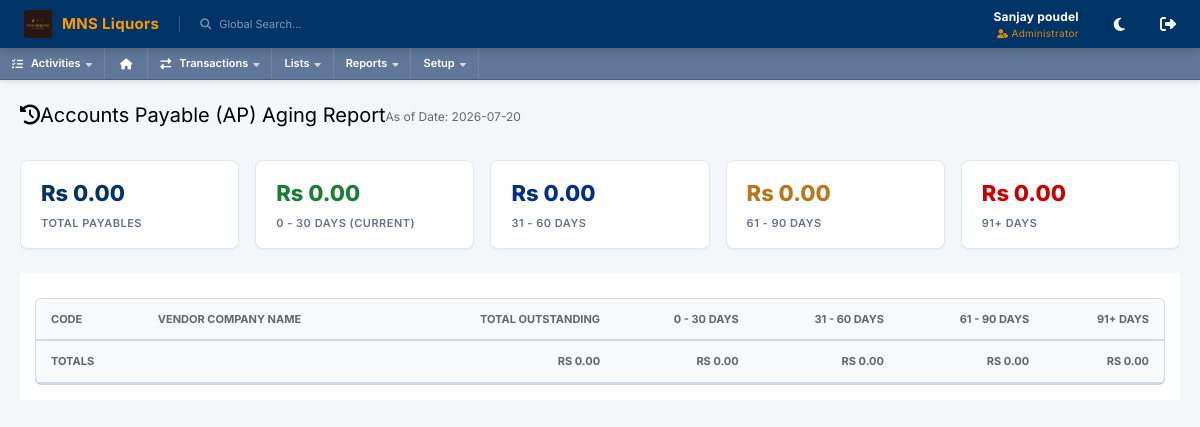
The page /index.php?page=reports/vendors/payable_aging (signed in) on the database its author committed.
### tables this page shows
CREATE TABLE `system_info` (
  `id` int(30) NOT NULL,
  `meta_field` text NOT NULL,
  `meta_value` text NOT NULL
);

### forms/modules/reports/rpt_helpers.php (called while the page is built, shortened)
<?php
function rpt_currency(float $v): string {
    $db = db();
    $dp = $db->fetchOne("SELECT meta_value FROM system_info WHERE meta_field = 'decimal_places'")['meta_value'] ?? 2;
    return 'Rs '.number_format($v, (int)$dp);
}
function rpt_date($date): string {
    $db = db();
    $df = $db->fetchOne("SELECT meta_value FROM system_info WHERE meta_field = 'date_format'")['meta_value'] ?? 'Y-m-d';
    return date($df, strtotime($date));
}
?>

### database/DBConnection.php (called while the page is built, shortened)
<?php
class DBConnection {
    private $host = 'localhost';
    private $username = 'root';
    private $password = '';
    private $database = 'sms_db';
    private $conn;
    private static $instance = null;
    private function __construct() {
        try {
            $this->conn = new PDO("mysql:host={$this->host};dbname={$this->database}", $this->username, $this->password);
            $this->conn->setAttribute(PDO::ATTR_ERRMODE, PDO::ERRMODE_EXCEPTION);
            $this->conn->setAttribute(PDO::ATTR_DEFAULT_FETCH_MODE, PDO::FETCH_ASSOC);
        } catch (PDOException $e) {
            die("Connection failed: " . $e->getMessage());
        }
    }
    public static function getInstance() {
        if (!self::$instance) {
            self::$instance = new DBConnection();
        }
        return self::$instance;
    }
    public function fetchOne($sql, $params = []) {
        $stmt = $this->conn->prepare($sql);
        $stmt->execute($params);
        return $stmt->fetch();
    }
    public function execute($sql, $params = []) {
        $stmt = $this->conn->prepare($sql);
        return $stmt->execute($params);
    }
}
function db() {
    return DBConnection::getInstance();
}
?>

### forms/modules/reports/vendors/payable_aging_list.php (the view, shortened to what this page needs)
<?php
require_once 'database/DBConnection.php';
require_once 'forms/modules/reports/rpt_helpers.php';
$today = date('Y-m-d');
$total_due = 0.0;
$total_30 = 0.0;
$total_60 = 0.0;
$total_90 = 0.0;
$total_over_90 = 0.0;
?>
<div class="ns-page-header" style="margin-bottom: 20px;">
    <h1 class="ns-page-title"><i class="fas fa-history"></i> Accounts Payable (AP) Aging Report</h1>
    <div style="font-size: 12px; color: #666; margin-top: 4px;">As of Date: <?= rpt_date($today) ?></div>
</div>
<div class="rpt-summary">
  <div class="rpt-summary-card"><div class="val"><?= rpt_currency($total_due) ?></div><div class="lbl">Total Payables</div></div>
  <div class="rpt-summary-card"><div class="val" style="color:#1a7f37"><?= rpt_currency($total_30) ?></div><div class="lbl">0 - 30 Days (Current)</div></div>
  <div class="rpt-summary-card"><div class="val" style="color:#003087"><?= rpt_currency($total_60) ?></div><div class="lbl">31 - 60 Days</div></div>
  <div class="rpt-summary-card"><div class="val" style="color:#b7791f"><?= rpt_currency($total_90) ?></div><div class="lbl">61 - 90 Days</div></div>
  <div class="rpt-summary-card"><div class="val" style="color:#c00"><?= rpt_currency($total_over_90) ?></div><div class="lbl">91+ Days</div></div>
</div>
<div class="ns-portlet">
  <div class="ns-portlet-content">
    <table class="ns-table" id="tbl-ap-aging">
      <thead>
        <tr>
          <th>Code</th>
          <th>Vendor Company Name</th>
          <th style="text-align:right">Total Outstanding</th>
          <th style="text-align:right">0 - 30 Days</th>
          <th style="text-align:right">31 - 60 Days</th>
          <th style="text-align:right">61 - 90 Days</th>
          <th style="text-align:right">91+ Days</th>
        </tr>
      </thead>
      <tfoot>
        <tr style="font-weight:900; background:#003087; color:#fff">
          <th>TOTALS</th>
          <th></th>
          <th style="text-align:right"><?= rpt_currency($total_due) ?></th>
          <th style="text-align:right"><?= rpt_currency($total_30) ?></th>
          <th style="text-align:right"><?= rpt_currency($total_60) ?></th>
          <th style="text-align:right"><?= rpt_currency($total_90) ?></th>
          <th style="text-align:right"><?= rpt_currency($total_over_90) ?></th>
        </tr>
      </tfoot>
    </table>
  </div>
</div>

### index.php (shortened to what this page needs)
<?php
require_once 'database/DBConnection.php';
require_once 'api/reference_helper.php';
$error = "";
$is_logged_in = isset($_SESSION['user_id']);
if (!isset($db)) $db = db();
try {
    $sys_logo = $db->fetchOne("SELECT meta_value FROM system_info WHERE meta_field = 'logo'")['meta_value'] ?? '';
    $sys_name = $db->fetchOne("SELECT meta_value FROM system_info WHERE meta_field = 'name'")['meta_value'] ?? 'SMS ERP';
} catch (Exception $e) {
    $sys_logo = '';
    $sys_name = 'SMS ERP';
}
if ($is_logged_in) {
    $page = $_GET['page'] ?? 'home';
    $is_print_page = (strpos($page, '/print') !== false || strpos($page, 'print/') !== false || $page === 'print');
}
?>
<!DOCTYPE html>
<html lang="en">
<head>
    <link rel="stylesheet" href="assets/css/style.css?v=<?php echo time(); ?>">
    <link rel="stylesheet" href="https://cdnjs.cloudflare.com/ajax/libs/font-awesome/6.4.0/css/all.min.css">
    <link rel="stylesheet" href="https://cdn.datatables.net/1.13.6/css/jquery.dataTables.min.css">
</head>
<body class="<?php echo $is_logged_in ? '' : 'auth-page'; ?>">
    <?php if (!$is_logged_in): ?>
        <div class="auth-container">
            <?php
            $login_logo_abs = !empty($sys_logo) ? (__DIR__ . DIRECTORY_SEPARATOR . str_replace('/', DIRECTORY_SEPARATOR, $sys_logo)) : '';
            ?>
            <div style="text-align:center; margin-bottom:20px;">
                <?php if (!empty($sys_logo) && file_exists(__DIR__ . '/' . $sys_logo)): ?>
                    <div style="margin-bottom:15px; display: flex; justify-content: center; align-items: center;">
                        <img src="<?php echo htmlspecialchars($sys_logo); ?>" alt="Logo" style="max-height: 85px; max-width: 200px; object-fit: contain; filter: drop-shadow(0 4px 8px rgba(0,0,0,0.35)); border-radius: 4px;">
                    </div>
                <?php else: ?>
                    <div style="font-size:40px; color:rgba(255,255,255,0.8); margin-bottom:10px;"><i class="fas fa-cube"></i></div>
                <?php endif; ?>
                <div style="font-size:20px; font-weight:700; color:#fff; letter-spacing:0.5px;"><?php echo htmlspecialchars($sys_name); ?></div>
            </div>
            <div class="glass-card">
                <div class="auth-header">
                    <h1>Welcome Back</h1>
                    <p>Enter your credentials to access your account</p>
                </div>
                <?php if ($error): ?>
                    <div class="alert alert-danger">
                        <?php echo $error; ?>
                    </div>
                <?php endif; ?>
                <form method="POST" action="">
                    <div class="form-group">
                        <label for="username">Username</label>
                        <input type="text" id="username" name="username" class="form-input" placeholder="Enter username"
                            required autofocus>
                    </div>
                    <div class="form-group">
                        <label for="password">Password</label>
                        <div class="password-wrapper">
                            <input type="password" id="password" name="password" class="form-input" placeholder="••••••••"
                                required>
                            <button type="button" id="togglePassword" class="toggle-password">
                                <i class="fas fa-eye" id="eyeIcon"></i>
                            </button>
                        </div>
                    </div>
                    <button type="submit" class="btn-primary">Sign In</button>
                </form>
            </div>
        </div>
        <script>
            document.addEventListener('DOMContentLoaded', function () {
                const togglePassword = document.querySelector('#togglePassword');
                const password = document.querySelector('#password');
                const eyeIcon = document.querySelector('#eyeIcon');
                if (togglePassword) {
                    togglePassword.addEventListener('click', function (e) {
                        const type = password.getAttribute('type') === 'password' ? 'text' : 'password';
                        password.setAttribute('type', type);
                        eyeIcon.classList.toggle('fa-eye');
                        eyeIcon.classList.toggle('fa-eye-slash');
                    });
                }
            });
        </script>
    <?php else: ?>
        <header class="ns-header">
            <div style="display: flex; align-items: center; gap: 20px;">
                <div class="ns-logo" style="display: flex; align-items: center; gap: 10px;">
                    <?php if (!empty($sys_logo) && file_exists(__DIR__ . '/' . $sys_logo)): ?>
                        <img src="<?php echo htmlspecialchars($sys_logo); ?>" alt="Logo" style="height:28px; max-width: 120px; object-fit: contain; border-radius: 2px; vertical-align: middle;">
                    <?php else: ?>
                        <i class="fas fa-cube" style="font-size:22px;"></i>
                    <?php endif; ?>
                    <span style="font-size:15px; font-weight:700; letter-spacing:0.3px;"><?php echo htmlspecialchars($sys_name); ?></span>
                </div>
                <div
                    style="font-size: 11px; color: rgba(255,255,255,0.5); border-left: 1px solid rgba(255,255,255,0.2); padding-left: 20px; cursor: pointer;">
                    <i class="fas fa-search" style="margin-right: 5px;"></i> Global Search...
                </div>
            </div>
            <div style="display: flex; align-items: center; gap: 20px;">
                <div style="text-align: right; margin-right: 15px;">
<?php
    $displayName = $_SESSION['full_name'] ?? $_SESSION['username'] ?? 'User';
    $rawRole = strtolower($_SESSION['role'] ?? 'user');
    $roleMap = [
        'admin' => 'Administrator',
        'manager' => 'Manager',
    ];
    $displayRole = $roleMap[$rawRole] ?? ucfirst($rawRole);
?>
<div style="font-size: 12px; font-weight: bold; letter-spacing: 0.2px;">
    <?php echo htmlspecialchars($displayName); ?>
</div>
<div style="font-size: 10px; color: var(--ns-accent); opacity: 0.85; text-transform: capitalize; letter-spacing: 0.3px;">
    <i class="fas fa-user-tag" style="margin-right: 3px; font-size: 9px;"></i><?php echo htmlspecialchars($displayRole); ?>
</div>
                </div>
                <button id="ns-theme-toggle" title="Toggle Theme" style="background: none; border: none; color: white; font-size: 15px; cursor: pointer; transition: var(--ns-transition); margin-right: 15px; display: inline-flex; align-items: center; justify-content: center;" onmouseover="this.style.color='var(--ns-accent)'" onmouseout="this.style.color='white'">
                    <i class="fas fa-moon"></i>
                </button>
                <a href="logout.php" style="color: white; font-size: 16px; transition: var(--ns-transition);" title="Logout"
                    onmouseover="this.style.color='var(--ns-accent)'" onmouseout="this.style.color='white'"><i
                        class="fas fa-sign-out-alt"></i></a>
            </div>
        </header>
        <nav class="ns-nav">
            <div class="ns-nav-item">
                <i class="fas fa-tasks" style="margin-right: 8px;"></i> Activities <i class="fas fa-caret-down"
                    style="margin-left: 5px; font-size: 10px; opacity: 0.7;"></i>
            </div>
            <a href="?page=home" class="ns-nav-item" title="Dashboard" style="padding: 0 15px;"><i
                    class="fas fa-home"></i></a>
            <div class="ns-nav-item">
                <i class="fas fa-exchange-alt" style="margin-right: 8px;"></i> Transactions <i class="fas fa-caret-down"
                    style="margin-left: 5px; font-size: 10px; opacity: 0.7;"></i>
            </div>
            <div class="ns-nav-item">
                Lists <i class="fas fa-caret-down" style="margin-left: 5px; font-size: 10px; opacity: 0.7;"></i>
            </div>
            <div class="ns-nav-item">
                Reports <i class="fas fa-caret-down" style="margin-left: 5px; font-size: 10px; opacity: 0.7;"></i>
            </div>
            <div class="ns-nav-item">
                Setup <i class="fas fa-caret-down" style="margin-left: 5px; font-size: 10px; opacity: 0.7;"></i>
            </div>
        </nav>
        <div class="ns-content <?php echo ($page === 'home' || $page === 'print' || $is_print_page) ? 'ns-content-flush' : ''; ?>">
            <?php
            if ($page == 'home' || $page == 'home-v3') {
                include 'home.php';
            } else {
                $page = str_replace(['../', '..\\'], '', $page);
                $page = preg_replace('/[^a-zA-Z0-9\/_\-]/', '', $page);
                $parts = explode('/', $page);
                $count = count($parts);
                if ($count > 0) {
                    $action = $parts[$count - 1];
                    $dir_path = implode('/', array_slice($parts, 0, $count - 1));
                    if ($action == 'manage') {
                        $module_name = $parts[$count - 2];
                        if ($module_name == 'users') $module_name = 'user';
                        $page_path = "forms/modules/" . $dir_path . "/" . $module_name . "_manage.php";
                    } elseif ($action == 'view' || $action == 'print') {
                        $page_path = "forms/modules/" . $dir_path . "/" . $action . ".php";
                    } else {
                        $module_name = $action;
                        $page_path = "forms/modules/" . $page . "/" . $module_name . "_list.php";
                        if (!file_exists($page_path)) {
                            $page_path = "forms/modules/" . $dir_path . "/" . $module_name . "_list.php";
                        }
                    }
                    if (file_exists($page_path)) {
                        include $page_path;
                    }
                }
            }
            ?>
        </div>
    <?php endif; ?>
</body>
</html>

### forms/modules/reports/rpt_helpers.php (style rules this page uses)
.rpt-summary { display: flex; gap: 16px; margin-bottom: 20px; flex-wrap: nowrap; overflow-x: auto; padding-bottom: 4px; }
.rpt-summary-card { background: #fff; border: 1px solid #e2e8f0; border-radius: 8px; padding: 16px 20px; flex: 1; min-width: 140px; box-shadow: 0 1px 2px rgba(0,0,0,0.05); }
.rpt-summary-card .val { font-size: 22px; font-weight: 800; color: var(--ns-primary); }
.rpt-summary-card .lbl { font-size: 11px; color: #64748b; margin-top: 5px; font-weight: 600; text-transform: uppercase; letter-spacing: 0.5px; }

### rows shown on the page
system_info: meta_value (picture)
system_info: meta_value "MNS Liquors"
system_info: meta_value "2026-07-20"
system_info: meta_value "Rs 0.00", meta_value "RS 0.00"

### other values the page prints
$displayName "Sanjay poudel"
$displayRole "Administrator"
